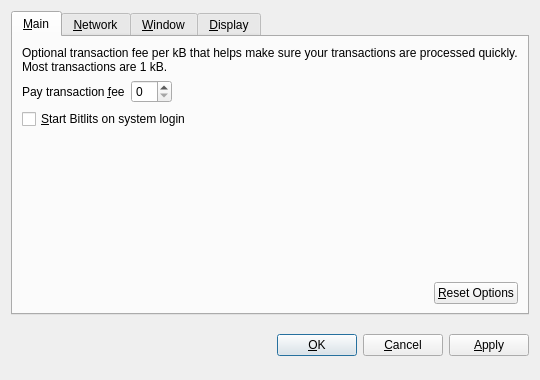
<?xml version="1.0" encoding="UTF-8"?>
<ui version="4.0">
 <class>OptionsDialog</class>
 <widget class="QDialog" name="OptionsDialog">
  <property name="geometry">
   <rect>
    <x>0</x>
    <y>0</y>
    <width>540</width>
    <height>380</height>
   </rect>
  </property>
  <property name="windowTitle">
   <string>Options</string>
  </property>
  <property name="modal">
   <bool>true</bool>
  </property>
  <layout class="QVBoxLayout" name="verticalLayout">
   <item>
    <widget class="QTabWidget" name="tabWidget">
     <property name="tabPosition">
      <enum>QTabWidget::North</enum>
     </property>
     <property name="currentIndex">
      <number>0</number>
     </property>
     <widget class="QWidget" name="tabMain">
      <attribute name="title">
       <string>&amp;Main</string>
      </attribute>
      <layout class="QVBoxLayout" name="verticalLayout_Main">
       <item>
        <widget class="QLabel" name="transactionFeeInfoLabel">
         <property name="text">
          <string>Optional transaction fee per kB that helps make sure your transactions are processed quickly. Most transactions are 1 kB.</string>
         </property>
         <property name="textFormat">
          <enum>Qt::PlainText</enum>
         </property>
         <property name="wordWrap">
          <bool>true</bool>
         </property>
        </widget>
       </item>
       <item>
        <layout class="QHBoxLayout" name="horizontalLayout_1_Main">
         <item>
          <widget class="QLabel" name="transactionFeeLabel">
           <property name="text">
            <string>Pay transaction &amp;fee</string>
           </property>
           <property name="textFormat">
            <enum>Qt::PlainText</enum>
           </property>
           <property name="buddy">
            <cstring>transactionFee</cstring>
           </property>
          </widget>
         </item>
         <item>
          <widget class="BitcoinAmountField" name="transactionFee"/>
         </item>
         <item>
          <spacer name="horizontalSpacer_1_Main">
           <property name="orientation">
            <enum>Qt::Horizontal</enum>
           </property>
           <property name="sizeHint" stdset="0">
            <size>
             <width>40</width>
             <height>20</height>
            </size>
           </property>
          </spacer>
         </item>
        </layout>
       </item>
       <item>
        <widget class="QCheckBox" name="bitcoinAtStartup">
         <property name="toolTip">
          <string>Automatically start Bitlits after logging in to the system.</string>
         </property>
         <property name="text">
          <string>&amp;Start Bitlits on system login</string>
         </property>
        </widget>
       </item>
       <item>
        <spacer name="verticalSpacer_Main">
         <property name="orientation">
          <enum>Qt::Vertical</enum>
         </property>
         <property name="sizeHint" stdset="0">
          <size>
           <width>20</width>
           <height>40</height>
          </size>
         </property>
        </spacer>
       </item>
       <item>
        <layout class="QHBoxLayout" name="horizontalLayout_2_Main">
         <item>
          <spacer name="horizontalSpacer_2_Main">
           <property name="orientation">
            <enum>Qt::Horizontal</enum>
           </property>
           <property name="sizeHint" stdset="0">
            <size>
             <width>40</width>
             <height>20</height>
            </size>
           </property>
          </spacer>
         </item>
         <item>
          <widget class="QPushButton" name="resetButton">
           <property name="toolTip">
            <string>Reset all client options to default.</string>
           </property>
           <property name="text">
            <string>&amp;Reset Options</string>
           </property>
           <property name="autoDefault">
            <bool>false</bool>
           </property>
          </widget>
         </item>
        </layout>
       </item>
      </layout>
     </widget>
     <widget class="QWidget" name="tabNetwork">
      <attribute name="title">
       <string>&amp;Network</string>
      </attribute>
      <layout class="QVBoxLayout" name="verticalLayout_Network">
       <item>
        <widget class="QCheckBox" name="mapPortUpnp">
         <property name="toolTip">
          <string>Automatically open the Bitlits client port on the router. This only works when your router supports UPnP and it is enabled.</string>
         </property>
         <property name="text">
          <string>Map port using &amp;UPnP</string>
         </property>
        </widget>
       </item>
       <item>
        <widget class="QCheckBox" name="connectSocks">
         <property name="toolTip">
          <string>Connect to the Bitlits network through a SOCKS proxy (e.g. when connecting through Tor).</string>
         </property>
         <property name="text">
          <string>&amp;Connect through SOCKS proxy:</string>
         </property>
        </widget>
       </item>
       <item>
        <layout class="QHBoxLayout" name="horizontalLayout_Network">
         <item>
          <widget class="QLabel" name="proxyIpLabel">
           <property name="text">
            <string>Proxy &amp;IP:</string>
           </property>
           <property name="textFormat">
            <enum>Qt::PlainText</enum>
           </property>
           <property name="buddy">
            <cstring>proxyIp</cstring>
           </property>
          </widget>
         </item>
         <item>
          <widget class="QValidatedLineEdit" name="proxyIp">
           <property name="maximumSize">
            <size>
             <width>140</width>
             <height>16777215</height>
            </size>
           </property>
           <property name="toolTip">
            <string>IP address of the proxy (e.g. 127.0.0.1)</string>
           </property>
          </widget>
         </item>
         <item>
          <widget class="QLabel" name="proxyPortLabel">
           <property name="text">
            <string>&amp;Port:</string>
           </property>
           <property name="textFormat">
            <enum>Qt::PlainText</enum>
           </property>
           <property name="buddy">
            <cstring>proxyPort</cstring>
           </property>
          </widget>
         </item>
         <item>
          <widget class="QLineEdit" name="proxyPort">
           <property name="maximumSize">
            <size>
             <width>55</width>
             <height>16777215</height>
            </size>
           </property>
           <property name="toolTip">
            <string>Port of the proxy (e.g. 9050)</string>
           </property>
          </widget>
         </item>
         <item>
          <widget class="QLabel" name="socksVersionLabel">
           <property name="text">
            <string>SOCKS &amp;Version:</string>
           </property>
           <property name="textFormat">
            <enum>Qt::PlainText</enum>
           </property>
           <property name="buddy">
            <cstring>socksVersion</cstring>
           </property>
          </widget>
         </item>
         <item>
          <widget class="QValueComboBox" name="socksVersion">
           <property name="toolTip">
            <string>SOCKS version of the proxy (e.g. 5)</string>
           </property>
          </widget>
         </item>
         <item>
          <spacer name="horizontalSpacer_Network">
           <property name="orientation">
            <enum>Qt::Horizontal</enum>
           </property>
           <property name="sizeHint" stdset="0">
            <size>
             <width>40</width>
             <height>20</height>
            </size>
           </property>
          </spacer>
         </item>
        </layout>
       </item>
       <item>
        <spacer name="verticalSpacer_Network">
         <property name="orientation">
          <enum>Qt::Vertical</enum>
         </property>
         <property name="sizeHint" stdset="0">
          <size>
           <width>20</width>
           <height>40</height>
          </size>
         </property>
        </spacer>
       </item>
      </layout>
     </widget>
     <widget class="QWidget" name="tabWindow">
      <attribute name="title">
       <string>&amp;Window</string>
      </attribute>
      <layout class="QVBoxLayout" name="verticalLayout_Window">
       <item>
        <widget class="QCheckBox" name="minimizeToTray">
         <property name="toolTip">
          <string>Show only a tray icon after minimizing the window.</string>
         </property>
         <property name="text">
          <string>&amp;Minimize to the tray instead of the taskbar</string>
         </property>
        </widget>
       </item>
       <item>
        <widget class="QCheckBox" name="minimizeOnClose">
         <property name="toolTip">
          <string>Minimize instead of exit the application when the window is closed. When this option is enabled, the application will be closed only after selecting Quit in the menu.</string>
         </property>
         <property name="text">
          <string>M&amp;inimize on close</string>
         </property>
        </widget>
       </item>
       <item>
        <spacer name="verticalSpacer_Window">
         <property name="orientation">
          <enum>Qt::Vertical</enum>
         </property>
         <property name="sizeHint" stdset="0">
          <size>
           <width>20</width>
           <height>40</height>
          </size>
         </property>
        </spacer>
       </item>
      </layout>
     </widget>
     <widget class="QWidget" name="tabDisplay">
      <attribute name="title">
       <string>&amp;Display</string>
      </attribute>
      <layout class="QVBoxLayout" name="verticalLayout_Display">
       <item>
        <layout class="QHBoxLayout" name="horizontalLayout_1_Display">
         <item>
          <widget class="QLabel" name="langLabel">
           <property name="text">
            <string>User Interface &amp;language:</string>
           </property>
           <property name="textFormat">
            <enum>Qt::PlainText</enum>
           </property>
           <property name="buddy">
            <cstring>lang</cstring>
           </property>
          </widget>
         </item>
         <item>
          <widget class="QValueComboBox" name="lang">
           <property name="toolTip">
            <string>The user interface language can be set here. This setting will take effect after restarting Bitlits.</string>
           </property>
          </widget>
         </item>
        </layout>
       </item>
       <item>
        <layout class="QHBoxLayout" name="horizontalLayout_2_Display">
         <item>
          <widget class="QLabel" name="unitLabel">
           <property name="text">
            <string>&amp;Unit to show amounts in:</string>
           </property>
           <property name="textFormat">
            <enum>Qt::PlainText</enum>
           </property>
           <property name="buddy">
            <cstring>unit</cstring>
           </property>
          </widget>
         </item>
         <item>
          <widget class="QValueComboBox" name="unit">
           <property name="toolTip">
            <string>Choose the default subdivision unit to show in the interface and when sending coins.</string>
           </property>
          </widget>
         </item>
        </layout>
       </item>
       <item>
        <widget class="QCheckBox" name="displayAddresses">
         <property name="toolTip">
          <string>Whether to show Bitlits addresses in the transaction list or not.</string>
         </property>
         <property name="text">
          <string>&amp;Display addresses in transaction list</string>
         </property>
        </widget>
       </item>
       <item>
        <widget class="QCheckBox" name="coinControlFeatures">
         <property name="toolTip">
          <string>Whether to show coin control features or not.</string>
         </property>
         <property name="text">
          <string>Display coin &amp;control features (experts only!)</string>
         </property>
        </widget>
       </item>
       <item>
        <spacer name="verticalSpacer_Display">
         <property name="orientation">
          <enum>Qt::Vertical</enum>
         </property>
         <property name="sizeHint" stdset="0">
          <size>
           <width>20</width>
           <height>40</height>
          </size>
         </property>
        </spacer>
       </item>
      </layout>
     </widget>
    </widget>
   </item>
   <item>
    <layout class="QHBoxLayout" name="horizontalLayout_Buttons">
     <item>
      <spacer name="horizontalSpacer_1">
       <property name="orientation">
        <enum>Qt::Horizontal</enum>
       </property>
       <property name="sizeHint" stdset="0">
        <size>
         <width>40</width>
         <height>48</height>
        </size>
       </property>
      </spacer>
     </item>
     <item>
      <widget class="QLabel" name="statusLabel">
       <property name="font">
        <font>
         <weight>75</weight>
         <bold>true</bold>
        </font>
       </property>
       <property name="text">
        <string/>
       </property>
       <property name="textFormat">
        <enum>Qt::PlainText</enum>
       </property>
       <property name="wordWrap">
        <bool>true</bool>
       </property>
      </widget>
     </item>
     <item>
      <spacer name="horizontalSpacer_2">
       <property name="orientation">
        <enum>Qt::Horizontal</enum>
       </property>
       <property name="sizeHint" stdset="0">
        <size>
         <width>40</width>
         <height>48</height>
        </size>
       </property>
      </spacer>
     </item>
     <item>
      <widget class="QPushButton" name="okButton">
       <property name="text">
        <string>&amp;OK</string>
       </property>
      </widget>
     </item>
     <item>
      <widget class="QPushButton" name="cancelButton">
       <property name="text">
        <string>&amp;Cancel</string>
       </property>
       <property name="autoDefault">
        <bool>false</bool>
       </property>
      </widget>
     </item>
     <item>
      <widget class="QPushButton" name="applyButton">
       <property name="text">
        <string>&amp;Apply</string>
       </property>
       <property name="autoDefault">
        <bool>false</bool>
       </property>
      </widget>
     </item>
    </layout>
   </item>
  </layout>
 </widget>
 <customwidgets>
  <customwidget>
   <class>BitcoinAmountField</class>
   <extends>QSpinBox</extends>
   <header>bitcoinamountfield.h</header>
  </customwidget>
  <customwidget>
   <class>QValueComboBox</class>
   <extends>QComboBox</extends>
   <header>qvaluecombobox.h</header>
  </customwidget>
  <customwidget>
   <class>QValidatedLineEdit</class>
   <extends>QLineEdit</extends>
   <header>qvalidatedlineedit.h</header>
  </customwidget>
 </customwidgets>
 <resources/>
 <connections/>
</ui>
